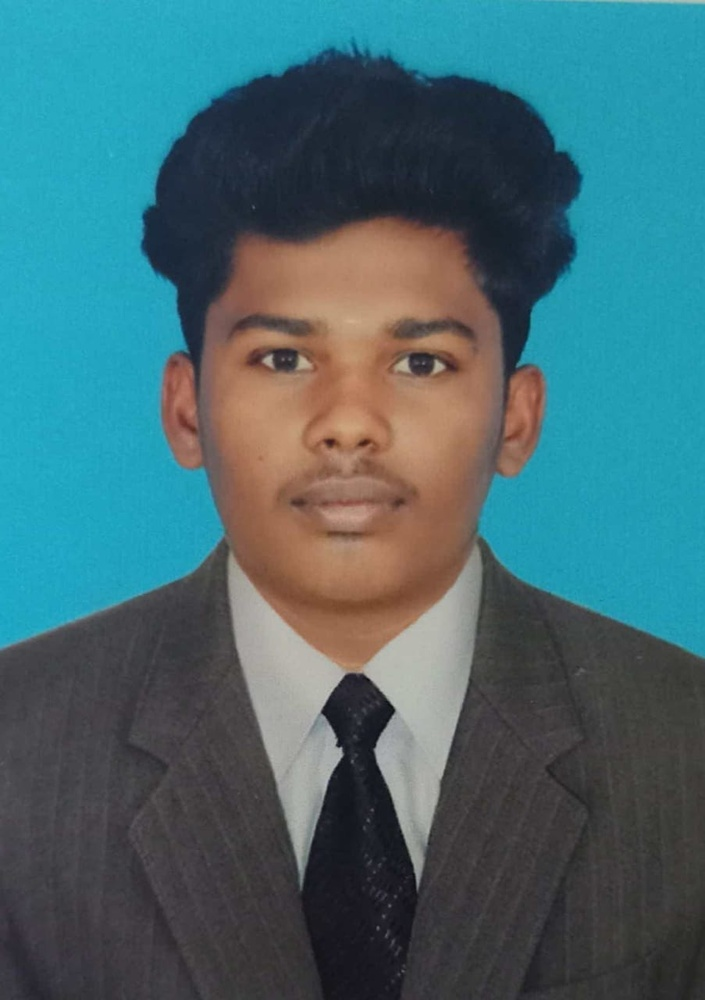
#> input picture photo.jpg, 705 x 1000 px, shrunk from 903 x 1280 before the run
$ jupyter execute 'EX7 (1).ipynb'
#> lines starting #> are read from the running program, lines starting #| are printed output that depends on the picture; after the words box and inside, x2 and y2 are one past the last pixel; in counts of white or black regions, pixels touching at a corner belong together
## EXP 7 HOUGH TRANSFORM
## SANJAY M
## 212223230187

[cell 1]
import cv2
import numpy as np
import matplotlib.pyplot as plt

[cell 2]
image = cv2.imread('photo.jpg')
#> image is the input picture: shape (1000, 705, 3); mean B, G, R 112.3, 105.4, 68.5

[cell 3]
gray_image = cv2.cvtColor(image, cv2.COLOR_BGR2GRAY)
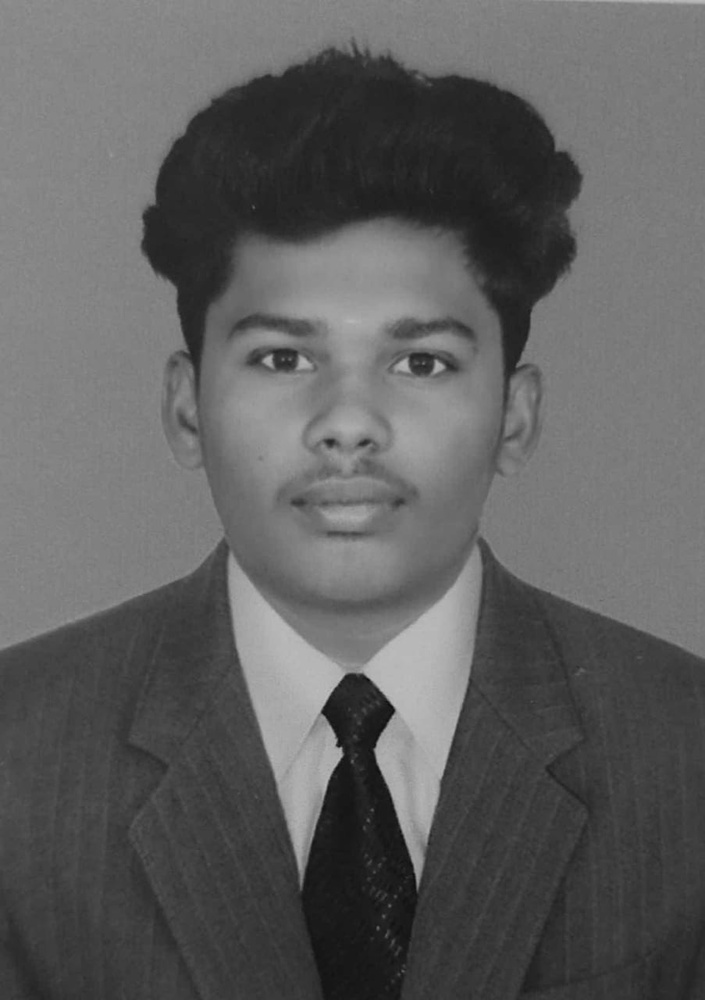
#> gray_image: shape (1000, 705); min 12, max 192, mean 95.1

[cell 4]
plt.imshow(cv2.cvtColor(image, cv2.COLOR_BGR2RGB))  # Convert image to RGB for displaying
plt.title("Input Image")
plt.axis('off')

[cell 5]
plt.imshow(gray_image, cmap='gray')
plt.title("Grayscale Image")
plt.axis('off')

[cell 6]
edges = cv2.Canny(gray_image, 13, 130)
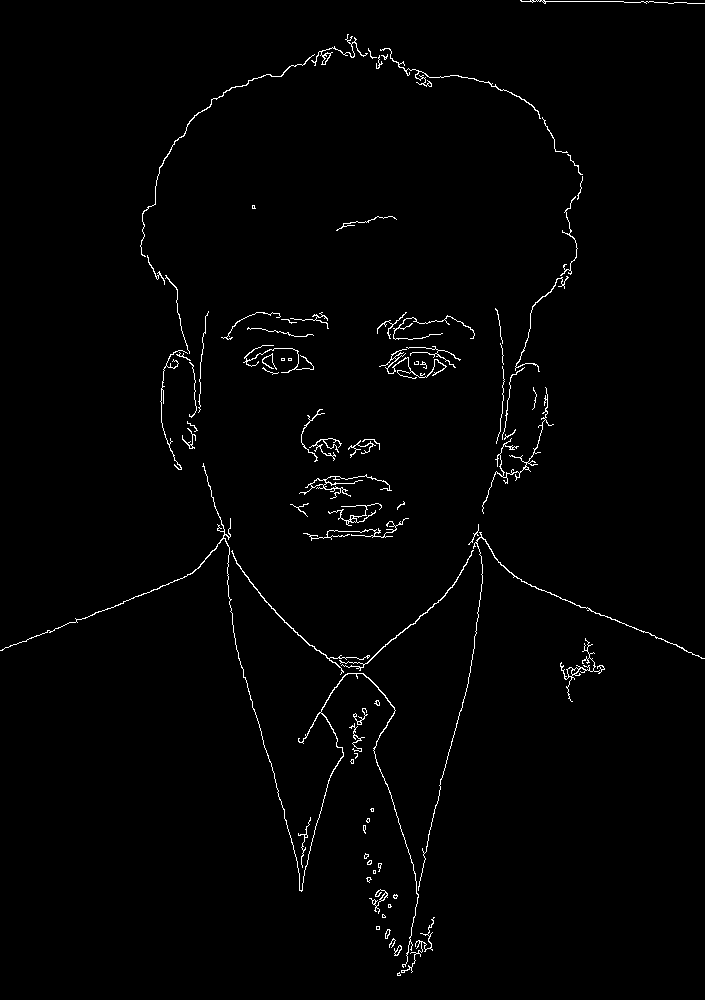
#> edges: shape (1000, 705); 1.3% white in thin lines or dots

[cell 7]
plt.imshow(edges, cmap='gray')
plt.title("Canny Edge Detector")
plt.axis('off')

[cell 8]
lines = cv2.HoughLinesP(edges, 1, np.pi / 180, 100, minLineLength=50, maxLineGap=10)
#> lines = [[521, 581, 676, 644], [123, 601, 192, 573], [234, 637, 286, 821], [423, 855, 440, 786], [571, 1, 704, 3], [439, 785, 468, 683], [236, 649, 253, 709], [467, 686, 482, 579], [303, 877, 331, 773], [2, 649, 159, 588]]

[cell 9]
for line in lines:
    x1, y1, x2, y2 = line[0]
    cv2.line(image, (x1, y1), (x2, y2), (0, 255, 0), 2)
#> this loop made 10 passes
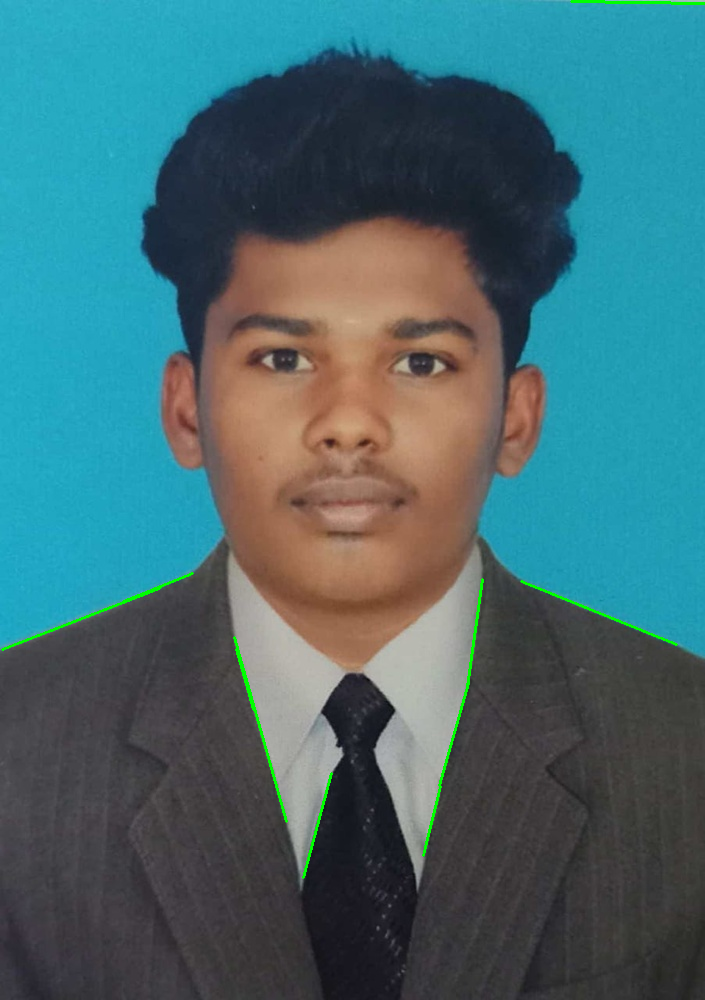
#> image: shape (1000, 705, 3); 0.46% of pixels changed, all inside (x1, y1, x2, y2) = (1, 0, 705, 879)

[cell 10]
plt.imshow(cv2.cvtColor(image, cv2.COLOR_BGR2RGB))
plt.title("Result of Hough Transform")
plt.axis('off')

$ run again, with image-1.png saved as photo.jpg
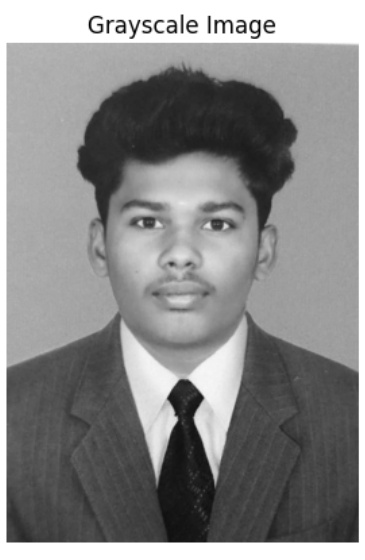
#> input picture image-1.png, 365 x 560 px
#> image is the input picture: shape (560, 365, 3); min 0, max 255, mean 137.1
#> `edges = cv2.Canny(gray_image, 13, 130)`:
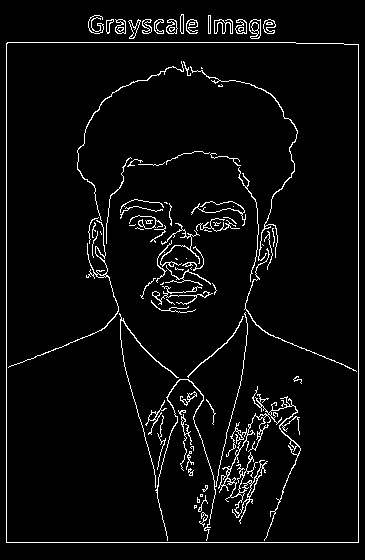
#> edges: shape (560, 365); 4.5% white in thin lines or dots
#> lines = [[358, 542, 358, 44], [6, 542, 6, 43], [7, 542, 357, 542], [7, 42, 295, 42], [229, 425, 243, 368], [206, 540, 229, 422]]
#> the loop `for line in lines:` made 6 passes
#> after the loop `for line in lines:`:
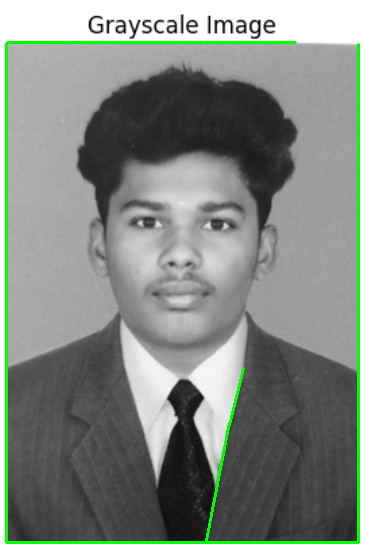
#> image: shape (560, 365, 3); 2.66% of pixels changed, all inside (x1, y1, x2, y2) = (5, 41, 360, 544)
